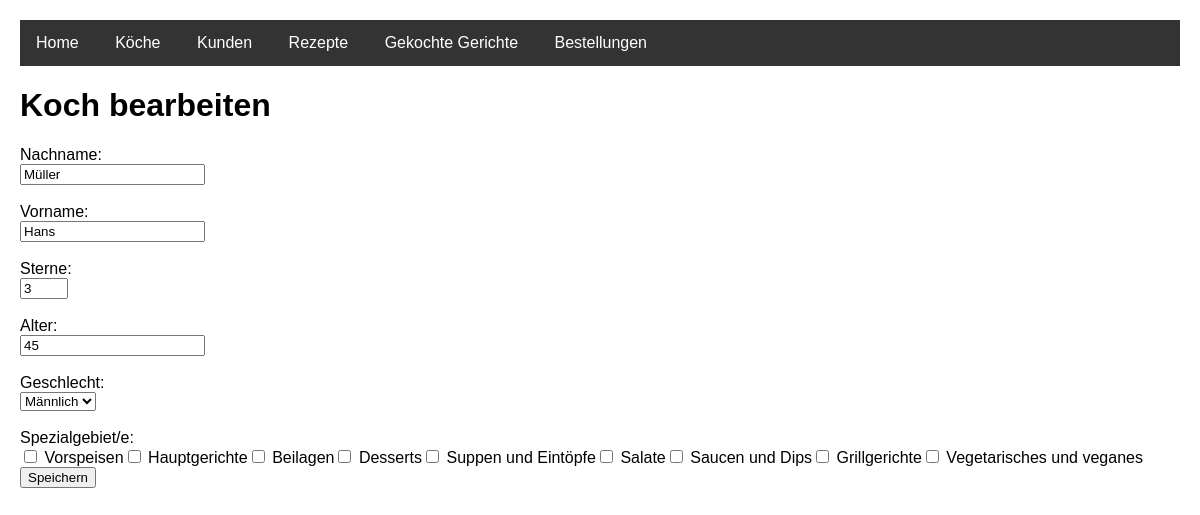
Screenshot of /koch_bearbeiten.php?id=1 with the database file from the repository.
### tables this page shows
CREATE TABLE Koch (
    kochID INT PRIMARY KEY AUTO_INCREMENT,
    nachname VARCHAR(50) NOT NULL,
    vorname VARCHAR(50) NOT NULL,
    anzahl_von_sternen INT,
    alter_koch INT,
    geschlecht ENUM('männlich', 'weiblich'),
    spezialgebiet ENUM('desserts', 'hauptspeisen', 'suppen', 'vorspeisen', 'grillgerichte')
);

CREATE TABLE Spezialgebiete (
    spezialgebietID INT PRIMARY KEY AUTO_INCREMENT,
    name VARCHAR(50) NOT NULL
);

### koch_bearbeiten.php (the view, shortened to what this page needs)
<!DOCTYPE HTML>
<html lang="de">
<head>
    <link rel="stylesheet" type="text/css" href="styles.css" />
</head>
<body>
    <?php require_once("navigation.inc.php"); ?>
    <h1>Koch bearbeiten</h1>
    <?php
    require_once("db.inc.php");
    $kochID = (int)$_GET['id'];
    $stmt = $mysqli->prepare("SELECT * FROM Koch WHERE kochID = ?");
    $stmt->bind_param("i", $kochID);
    $stmt->execute();
    $result = $stmt->get_result();
    $koch = $result->fetch_assoc();
    ?>
    <form action="koch_aktualisieren.php" method="post">
        <label for="nachname">Nachname:</label><br>
        <input type="text" id="nachname" name="nachname"
               value="<?php echo htmlspecialchars($koch['nachname']); ?>" required><br><br>
        <label for="vorname">Vorname:</label><br>
        <input type="text" id="vorname" name="vorname"
               value="<?php echo htmlspecialchars($koch['vorname']); ?>" required><br><br>
        <label for="anzahl_von_sternen">Sterne:</label><br>
        <input type="number" id="anzahl_von_sternen" name="anzahl_von_sternen"
               value="<?php echo htmlspecialchars($koch['anzahl_von_sternen']); ?>" min="0" max="5"><br><br>
        <label for="alter_koch">Alter:</label><br>
        <input type="number" id="alter_koch" name="alter_koch"
               value="<?php echo htmlspecialchars($koch['alter_koch']); ?>" min="18"><br><br>
        <label for="geschlecht">Geschlecht:</label><br>
        <select id="geschlecht" name="geschlecht">
            <option value="männlich" <?php echo ($koch['geschlecht'] === 'männlich' ? 'selected' : ''); ?>>Männlich</option>
        </select><br><br>
        <label>Spezialgebiet/e:</label><br>
        <div class="checkbox-group">
              <?php
              require_once("db.inc.php");
              $spezialgebiete = $mysqli->query("SELECT * FROM Spezialgebiete");
              while ($row = $spezialgebiete->fetch_assoc()) {
                     $stmt = $mysqli->prepare("
                     SELECT 1 FROM Koch_Spezialgebiete
                     WHERE kochID = ? AND spezialgebietID = ?
                     ");
                     $stmt->bind_param("ii", $kochID, $row['spezialgebietID']);
                     $stmt->execute();
                     $checked = $stmt->get_result()->num_rows > 0 ? 'checked' : '';
                     echo '<label class="checkbox-label">';
                     echo '<input type="checkbox" name="spezialgebiete[]" value="' . $row['spezialgebietID'] . '" ' . $checked . '> ';
                     echo htmlspecialchars($row['name']);
                     echo '</label>';
              }
              ?>
        </div>
        <input type="submit" value="Speichern">
    </form>
</body>
</html>

### styles.css (style rules this page uses)
body { font-family: Arial, sans-serif; margin: 20px; }

### rows the page displays
koch: nachname "Müller", vorname "Hans", anzahl_von_sternen "3", alter_koch "45", geschlecht "Männlich"
spezialgebiete: name "Vorspeisen"
spezialgebiete: name "Hauptgerichte"
spezialgebiete: name "Beilagen"
spezialgebiete: name "Desserts"
spezialgebiete: name "Suppen und Eintöpfe"
spezialgebiete: name "Salate"
spezialgebiete: name "Saucen und Dips"
spezialgebiete: name "Grillgerichte"
spezialgebiete: name "Vegetarisches und veganes"
